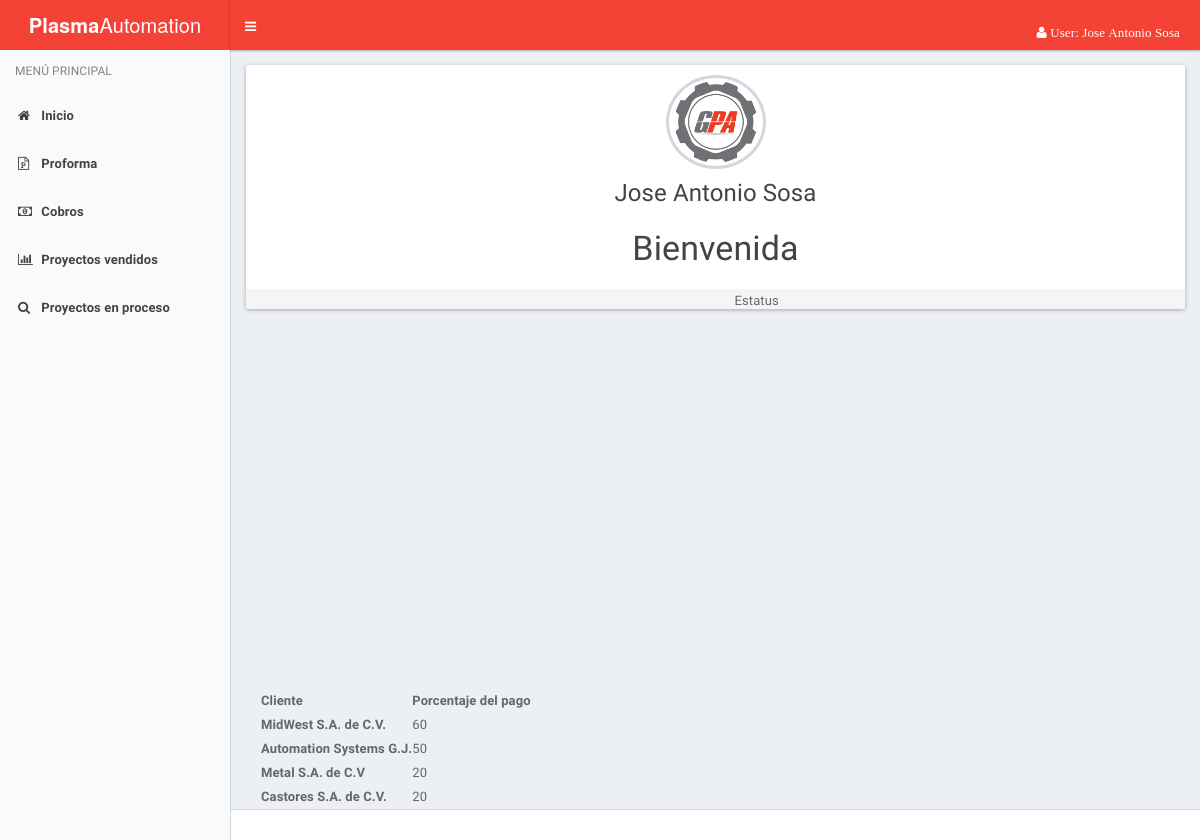
The app's page /cobranza/index.php (signed in) with its own data.
### tables this page shows
CREATE TABLE IF NOT EXISTS `proforma` (
  `id_proforma` int(11) NOT NULL,
  `no_factura` int(4) NOT NULL,
  `fecha_inicio` date NOT NULL,
  `id_cliente` int(4) NOT NULL,
  `id_vendedor` int(4) NOT NULL,
  `fecha_entrega` date NOT NULL,
  `id_proyecto` int(4) NOT NULL,
  `descripcion` text NOT NULL,
  `estatus` int(11) NOT NULL
);

CREATE TABLE IF NOT EXISTS `cliente` (
  `No_Cliente` int(10) NOT NULL,
  `nu_cliente` int(11) NOT NULL,
  `nombre` varchar(25) NOT NULL,
  `domicilio` varchar(70) NOT NULL,
  `id_estado` int(2) NOT NULL,
  `id_municipio` varchar(25) NOT NULL,
  `rfc` varchar(15) NOT NULL,
  `correo` varchar(30) NOT NULL,
  `telefono` int(15) NOT NULL,
  `c_p` int(8) NOT NULL
);

CREATE TABLE IF NOT EXISTS `cobro` (
  `id_cobro` int(11) NOT NULL,
  `porcentaje` int(3) NOT NULL,
  `id_proforma` int(11) NOT NULL,
  `estatus` int(11) NOT NULL
);

### cobranza/index.php (the view, shortened to what this page needs)
<!DOCTYPE html>
<html lang="es">
  <head>
    <link rel="stylesheet" href="../assets/bootstrap/css/bootstrap.min.css">
    <link rel="stylesheet" href="../assets/css/font-awesome.min.css">
    <link rel="stylesheet" href="../assets/css/ionicons.min.css">
    <link rel="stylesheet" href="../assets/dist/css/AdminLTE.css">
    <link rel="stylesheet" href="../assets/dist/css/skins/_all-skins.css">
    <link rel="stylesheet" href="../assets/plugins/select2/select2.min.css">
    <link href="../assets/plugins/pnotify/css/pnotify.custom.min.css" rel="stylesheet">
  </head>
  <body class="hold-transition skin-blue-light sidebar-mini">
    <div class="wrapper">
      <?php
        include('header.php');
      ?>
      <?php
        include('menu.php');
      ?>
      <div class="content-wrapper" id="content">
        <section class="content">
          <div class="panel">
            <div class="panel-heading text-center">
            <img class="profile-user-img img-responsive img-circle" src="../assets/img/gpa.png" alt="Grupo Plasma Automation">
            <h4> <?php echo $_SESSION['usuario']['nombre']?></h4>
                <h3>Bienvenida</h3>
            </div>
            <section class="col-lg-7 connectedSortable ui-sortable">
            <div class="nav-tabs-costum" style="cursor:move">
            <ul class="nav nav-tabs pull-right ui-sortable-handle">
              <li class="pull-left header">
                Estatus
              </li>
            </ul>
            <div class="tab-content no-padding">
             <div id="container" style="min-width: 310px; height: 400px; margin: 0 auto"></div>
<?php
$sql = "SELECT p.id_proforma, p.no_factura as no_factura, p.fecha_inicio as fecha_inicio, p.fecha_entrega as fecha_entrega, p.descripcion as descripcion,
                        c.No_Cliente,c.nombre as nombre,
                         co.id_cobro, co.porcentaje as porcentaje,
                            v.id_vendedor, v.nombre as vendedor,
                                pr.id, pr.modelo as modelo from proforma p
                                inner join cliente c on c.No_Cliente = p.id_cliente
                                inner join vendedor v on v.id_vendedor = p.id_vendedor
                                inner join cobro co on p.id_proforma = co.id_proforma
                                    inner join proyecto pr on pr.id = p.id_proyecto";
$resultado = mysql_query($sql, $conexion);
?>
<table id="datatable">
    <thead>
    <tr>
        <th>Cliente</th>
        <th>Porcentaje del pago</th>
     </tr>
    </thead>
<tbody>
    <?php
    while ($porcentaje = mysql_fetch_assoc($resultado)){
        echo "<tr><th>".$porcentaje['nombre']."</th> <td>".$porcentaje['porcentaje']."</td></tr>";
    }
    ?>
    </tbody>
</table>
            </div>
            </div>
            </section>
            <div class="panel-footer"></div>
          </div>
        </section>
        <div class="clearfix"></div>
      </div>
      <footer class="main-footer">
      </footer>
    </div>
  </body>
</html>

### records on screen
proforma: id_cliente.nombre "MidWest S.A. de C.V.", cobro.porcentaje "60"
proforma: id_cliente.nombre "Automation Systems G.J.", cobro.porcentaje "50"
proforma: id_cliente.nombre "Metal S.A. de C.V", cobro.porcentaje "20"
proforma: id_cliente.nombre "Castores S.A. de C.V.", cobro.porcentaje "20"

### other values on screen
$_SESSION['usuario']['nombre'] "Jose Antonio Sosa"
